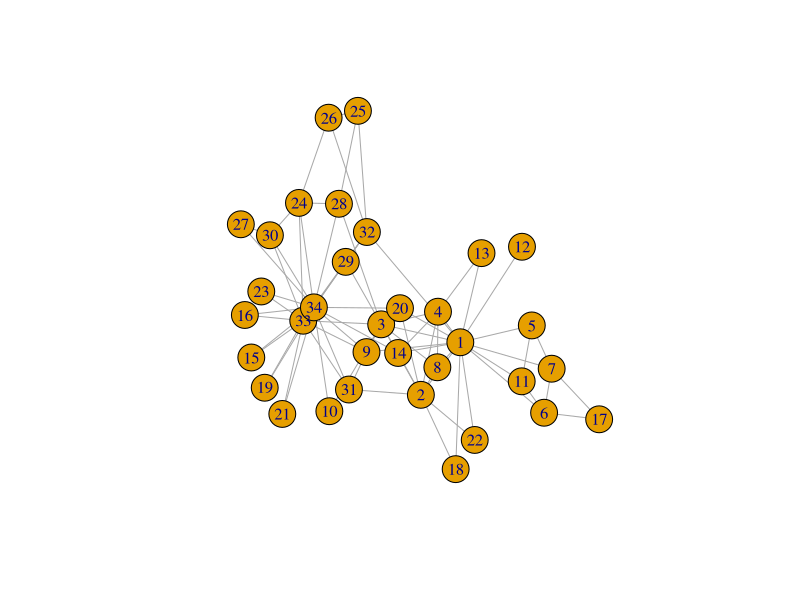
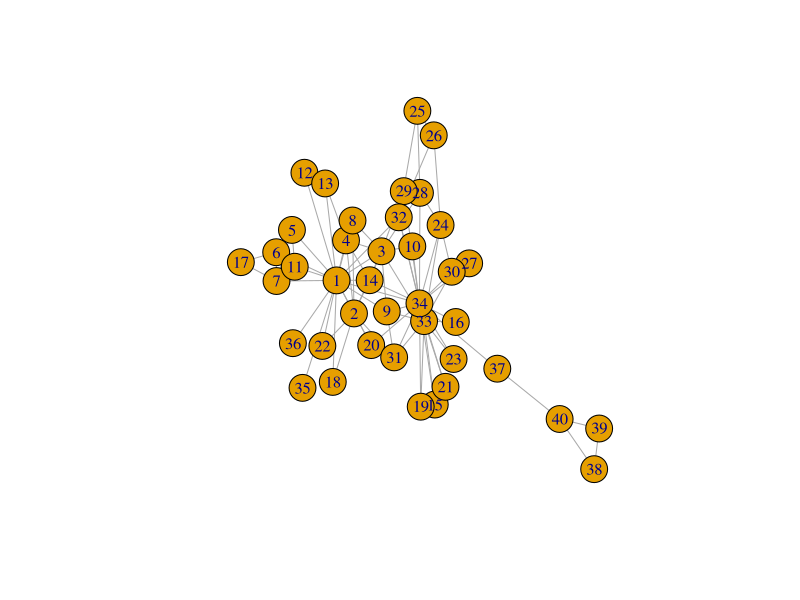
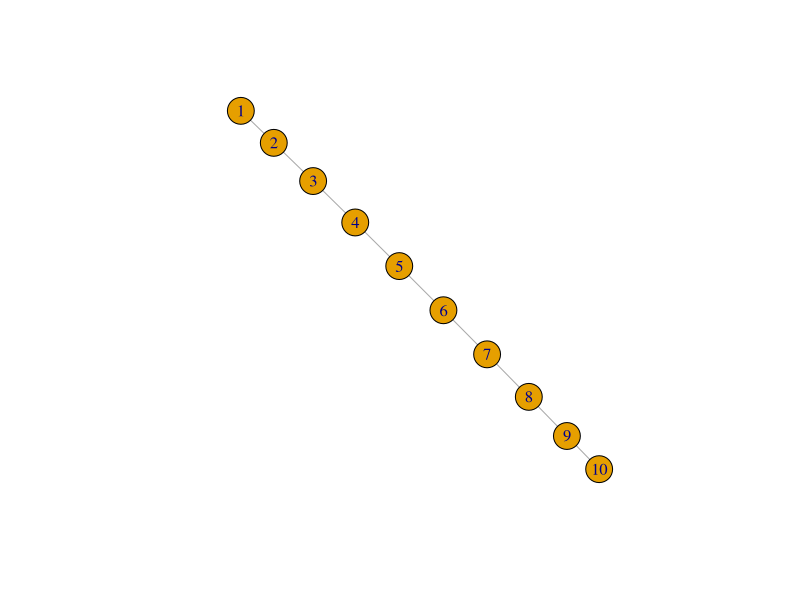
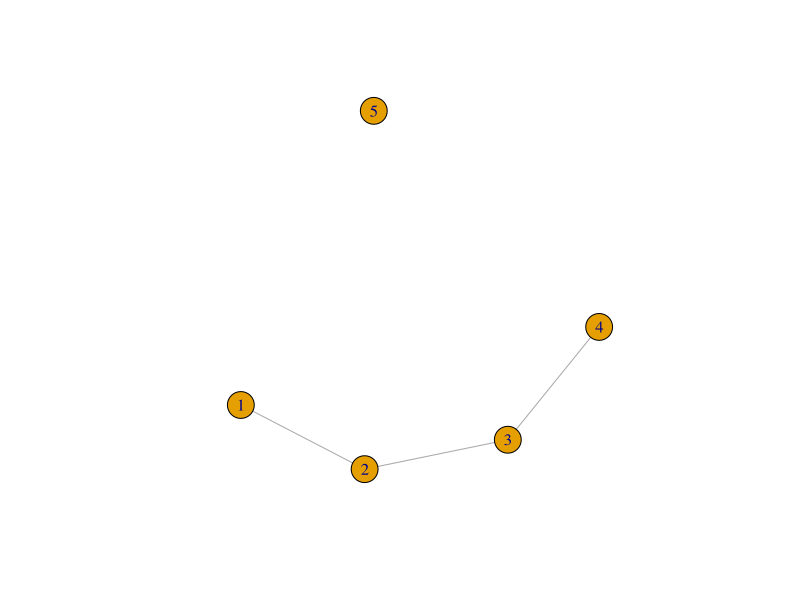
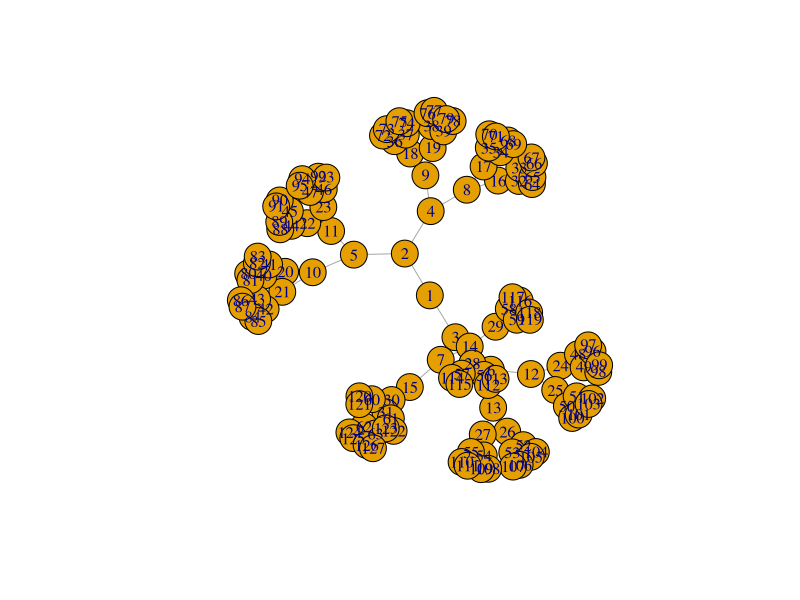
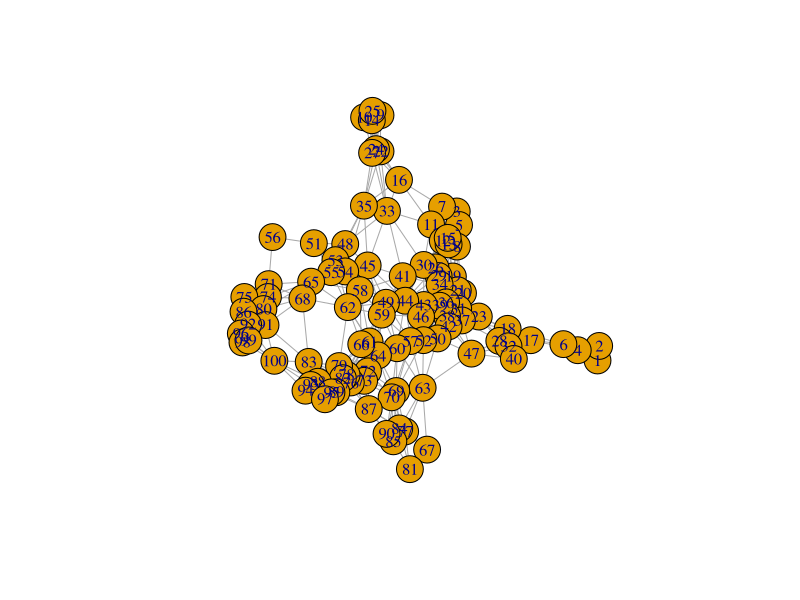
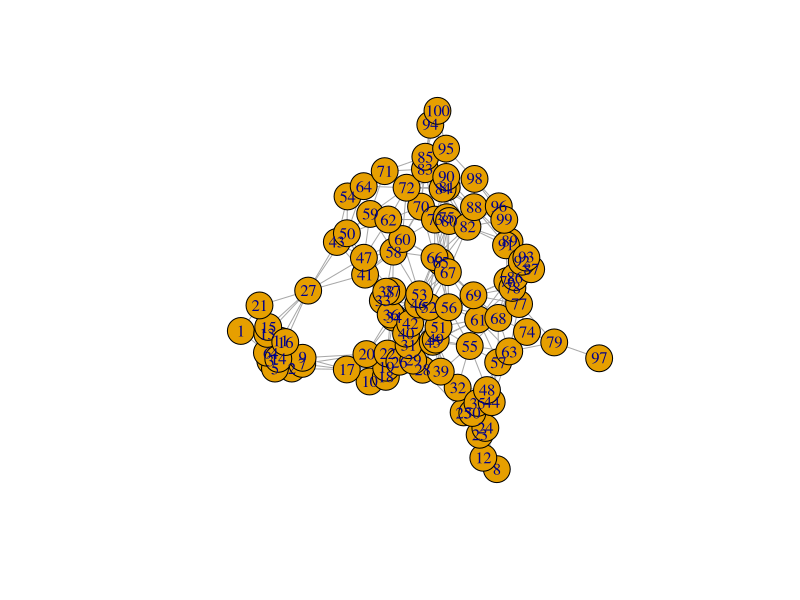
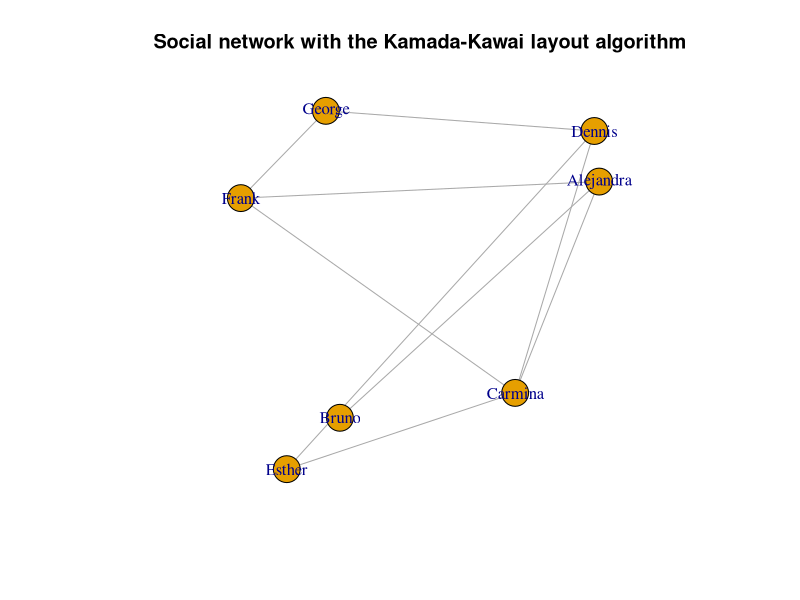

Reproduce these figures in R, in order. (Note: this script raises an error after producing the figures.)
## ---- chunk 1
# install.packages("igraph")
library(igraph)
## ---- chunk 2
g <- make_empty_graph()
## ---- chunk 3
g <- make_graph(edges = c(1,2, 1,5), n=10, directed = FALSE)
## ---- chunk 4
g
## ---- chunk 5
summary(g)
## ---- chunk 6
g <- make_graph('Zachary')
## ---- chunk 7
plot(g)
## ---- chunk 8
g <- add_vertices(g, 3)
## ---- chunk 9
g <- add_edges(g, edges = c(1,35, 1,36, 34,37))
## ---- chunk 10
g <- g %>% add_edges(edges=c(1,34)) %>% add_vertices(3) %>%
     add_edges(edges=c(38,39, 39,40, 40,38, 40,37))
g

plot(g)
## ---- chunk 11
get.edge.ids(g, c(1,34))
## ---- chunk 12
g <- delete_edges(g, 82)
## ---- chunk 13
g <- make_ring(10) %>% delete_edges("10|1")
plot(g)
## ---- chunk 14
g <- make_ring(5)
g <- delete_edges(g, get.edge.ids(g, c(1,5, 4,5)))
plot(g)
## ---- chunk 15
graph1 <- make_tree(127, 2, mode = "undirected")
summary(graph1)
plot(graph1)
## ---- chunk 16
graph2 <- make_tree(127, 2, mode = "undirected")
## ---- chunk 17
identical_graphs(graph1,graph2)
## ---- chunk 18
graph1 <- sample_grg(100, 0.2)
summary(graph1)
plot(graph1)
## ---- chunk 19
graph2 <- sample_grg(100, 0.2)
identical_graphs(graph1, graph2)
plot(graph2)
## ---- chunk 20
isomorphic(graph1, graph2)
## ---- chunk 21
g <- make_graph(~ Alice-Bob:Claire:Frank, Claire-Alice:Dennis:Frank:Esther,
                George-Dennis:Frank, Dennis-Esther)
## ---- chunk 22
V(g)$age <- c(25, 31, 18, 23, 47, 22, 50) 
V(g)$gender <- c("f", "m", "f", "m", "m", "f", "m")
E(g)$is_formal <- c(FALSE, FALSE, TRUE, TRUE, TRUE, FALSE, TRUE, FALSE, FALSE)
summary(g)
## ---- chunk 23
E(g)$is_formal
E(g)$is_formal[1] <- TRUE
E(g)$is_formal
## ---- chunk 24
g$date <- c("2022-02-11")
graph_attr(g, "date")
## ---- chunk 25
match(c("George"), V(g)$name)
## ---- chunk 26
V(g)$name[1:3] <- c("Alejandra", "Bruno", "Carmina")
V(g)
## ---- chunk 27
g <- delete_vertex_attr(g, "gender")
V(g)$gender
## ---- chunk 28
degree(g)
## ---- chunk 29
degree(g, 7)
## ---- chunk 30
degree(g, v=c(3,4,5))
## ---- chunk 31
degree(g, v=c("Carmina", "Frank", "Dennis"))
## ---- chunk 32
degree(g, "Bruno")
## ---- chunk 33
edge_betweenness(g)
## ---- chunk 34
ebs <- edge_betweenness(g)
as_edgelist(g)[ebs == max(ebs), ]
## ---- chunk 35
which.max(degree(g))
## ---- chunk 36
graph <- graph.full(n=10)
only_odd_vertices <- which(V(graph)%%2==1)
length(only_odd_vertices)
## ---- chunk 37
seq <- V(graph)[2, 3, 7]
seq
## ---- chunk 38
seq <- seq[1, 3]    # filtering an existing vertex set
seq
## ---- chunk 39
V(g)[age < 30]$name
## ---- chunk 40
`%notin%` <- Negate(`%in%`)
## ---- chunk 41
V(g)$degree <- c("A", "B", "B+", "A+", "C", "A", "B")
V(g)$degree[degree(g) == 3]
## ---- chunk 42
V(g)$name[degree(g) == 3]
## ---- chunk 43
E(g)[.from(3)]
## ---- chunk 44
E(g)[.from("Carmina")]
## ---- chunk 45
E(g) [ 3:5 %--% 5:6 ]
## ---- chunk 46
V(g)$gender <- c("f", "m", "f", "m", "m", "f", "m")
## ---- chunk 47
men <- V(g)[gender == "m"]$name
men
## ---- chunk 48
women <- V(g)[gender == "f"]$name
women
## ---- chunk 49
E(g)[men %--% women]
## ---- chunk 50
get.adjacency(g)
## ---- chunk 51
layout <- layout_with_kk(g)
## ---- chunk 52
layout <- layout_as_tree(g, root = 2)
## ---- chunk 53
layout <- layout_with_kk(g)
## ---- chunk 54
layout <- layout_randomly(g)
## ---- chunk 55
plot(g, layout = layout, main = "Social network with the Kamada-Kawai layout algorithm")
## ---- chunk 56
plot(g, layout = layout_with_fr,
     main = "Social network with the Fruchterman-Reingold layout algorithm")
## ---- chunk 57
V(g)$color <- ifelse(V(g)$gender == "m", "yellow", "red")
plot(g, layout = layout, vertex.label.dist = 3.5,
     main = "Social network - with genders as colors")
## ---- chunk 58
plot(g, layout=layout, vertex.label.dist=3.5, vertex.color=as.factor(V(g)$gender))
## ---- chunk 59
plot(g, layout=layout, vertex.label.dist=3.5, vertex.size=20,
     vertex.color=ifelse(V(g)$gender == "m", "yellow", "red"),
     edge.width=ifelse(E(g)$is_formal, 5, 1))
## ---- chunk 60
library(readxl)

people<-read_xlsx("Networks.xlsx", sheet = "People")
relations<-read_xlsx("Networks.xlsx", sheet ="Relations")

g <- graph_from_data_frame(relations, directed=FALSE, vertices=people)


plot(g)

## ---- chunk 61

library(dplyr)

BCB<-people%>%
  filter(BCB520 == "TRUE")%>%
  select(name, BCB520)

edgelist<- combn(BCB$name, 2)
edgelist_df <- as.data.frame(t(edgelist))
colnames(edgelist_df) <- c("from", "to")
edgelist_df$BCB520<-"TRUE"
edgelist_df$Advisor<-"FALSE"

relations$BCB520 <- "FALSE"

relations3<-rbind(relations, edgelist_df)

g <- graph_from_data_frame(relations3, directed=FALSE, vertices=people, )


plot(g)


## ---- chunk 62
# E(g)$edge.color[V(g)$] 

V(g)$label.color <- "black"
V(g)$label.font <- 2

plot(g, edge.color = ifelse(E(g)$Advisor == T, "red", "grey"), edge.width = 2,
     vertex.color = col[as.factor(vertex_attr(g, "department"))], vertex.size = 32
     )


## ---- chunk 63
# Load required packages
library(igraph)

### Force directed graph of 350 proteins
stack <- read.csv("trimmed_proteomic_Data.csv")

nodes <- unique(c(stack$contrast, stack$Gene))
edges <- data.frame(
  from = stack$Gene,
  to = stack$contrast,
  LogFC = stack$logFC,
  p = stack$P.Value
  
)

g <- graph_from_data_frame(edges, directed = FALSE, vertices = nodes)

edge_weights <- abs(E(g)$LogFC)^3
E(g)$length <- edge_weights

l <- layout_with_fr(g, weights = edge_weights)

default_size <- 4

vertex_sizes <- rep(default_size, vcount(g))

mutants <- c("A583T","G309S", "G424D",
             "K102E", "Q380K", "R46G", 
             "S25P", "S481Y", "W296A")

vertex_sizes[V(g)$name %in% mutants] <- 8

V(g)$label.color <- "black"
V(g)$label.font <- 2

plot(g, layout = l, vertex.color = "white", vertex.size = vertex_sizes,
     vertex.label.cex = .25, edge.width = -log10(E(g)$p)*.2, edge.arrow.size = 0, frame.plot = T,  main = "350")

###
